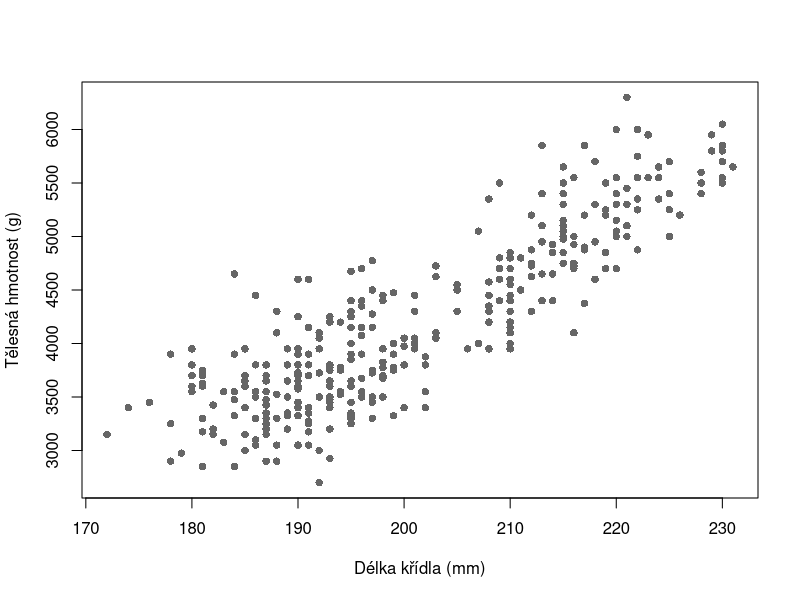
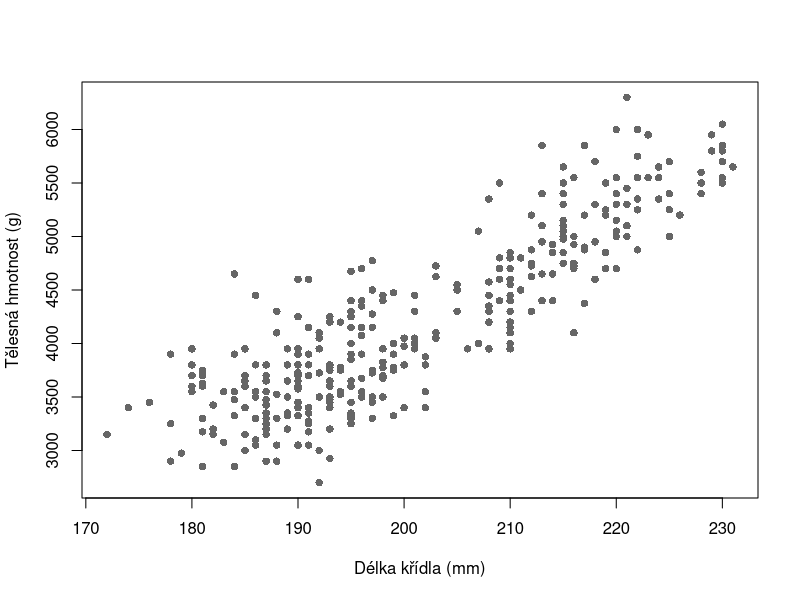

Generate these figures, in order, with R:
#----------------------------------------------------------#
#
#               L00 — První kroky v R a RStudiu
#
#                 Praktické cvičení v R
#
#             Studenti biologie a ekologie
#
#                       O. Mottl
#                         2026
#
#----------------------------------------------------------#


#----------------------------------------------------------#
# Příprava -----
#----------------------------------------------------------#

#--------------------------------------------------#
## Jak se skriptem pracovat -----
#--------------------------------------------------#

# R je program, který provádí příkazy a počítá výsledky. RStudio je
# aplikace, ve které píšeme kód, posíláme jej do R a sledujeme výsledky.
#
# Na svůj počítač si stáhněte oba soubory:
# - skript cviceni.R:
#   https://cuni-natur-biostatistics.github.io/L00/current/code/cviceni.R
# - data palmer_penguins.csv:
#   https://cuni-natur-biostatistics.github.io/L00/current/data/palmer_penguins.csv
#
# Otevřete RStudio. Zvolte File → Open File… a otevřete stažený
# cviceni.R. Soubor se zobrazí v panelu Source v levé horní části
# okna. Source je textový editor pro kód, který chcete uchovat.
#
# Skript je textový soubor s uloženými pokyny pro R. Řádky začínající
# znakem # jsou komentáře; R je neprovádí. Ostatní řádky mohou
# obsahovat kód.
#
# 1. Postupujte shora dolů a nepřeskakujte neznámé kroky.
# 2. Kurzor umístěte na řádek kódu a spusťte jej pomocí Ctrl + Enter.
# 3. Skript ukládejte pomocí Ctrl + S.
# 4. Odpovědi nebo vlastní kód pište na vyznačená místa.
# 5. Nápovědy čtěte po jedné, až když je potřebujete.
# 6. Výsledek porovnejte s komentářem "Očekávaný výsledek".
#
# Úlohy navíc jsou dobrovolné a nepatří mezi hlavní úlohy.


#--------------------------------------------------#
## Výsledky učení a předpoklady -----
#--------------------------------------------------#

# Po dokončení hlavních úloh dokážete:
# - najít Source, Console, Environment, Files, Plots a Help;
# - vytvořit RStudio Project a uložit v něm upravený R skript;
# - použít R jako kalkulačku a bezpečně opravit neúplný příkaz;
# - uložit výsledek pod jménem a otevřít nápovědu k příkazu;
# - ručně nainstalovat doplněk a vybrat z něj konkrétní obsah;
# - načíst připravenou tabulku pomocí cesty uvnitř projektu;
# - vytvořit a uložit obrázek;
# - uloženým skriptem znovu vytvořit stejný výsledek.
#
# Nepotřebujete žádnou předchozí zkušenost s R ani programováním.
# Předpokládáme pouze běžnou práci se soubory, složkami a klávesnicí.


#--------------------------------------------------#
## Technická kontrola -----
#--------------------------------------------------#

# Console je panel, ve kterém R ukazuje výsledky a zprávy. Najděte
# v něm značku >. Ta znamená, že R čeká na příkaz. Umístěte kurzor
# na následující řádek ve Source a stiskněte Ctrl + Enter.
1 + 1

# Očekávaný výsledek: Console ukáže číslo 2 a novou značku >.


#----------------------------------------------------------#
# Hlavní úlohy -----
#----------------------------------------------------------#

#--------------------------------------------------#
## RStudio: mapa pracovního okna -----
#--------------------------------------------------#

#----------------------------------------#
### Úloha | L00-U01 -----
#----------------------------------------#

# Zadání: Ukažte místo pro uložený kód, odpověď R, pojmenované výsledky,
# které si R právě pamatuje, soubory, obrázky a nápovědu.

# Vaše odpověď:


# Očekávaný výsledek: Source obsahuje skript; Console příkazy,
# výsledky a zprávy; Environment to, co si R právě pamatuje;
# Files soubory; Plots obrázky a Help nápovědu.
# Nápověda 1: Rozlište text uložený na disku od dočasné paměti R.
# Nápověda 2: Source a Console jsou vlevo; Environment a záložky
# Files, Plots, Packages a Help jsou obvykle vpravo.
# Interpretace: Kde byste hledali kód týden po skončení práce?


#--------------------------------------------------#
## Console: rychlý výpočet a zpráva od R -----
#--------------------------------------------------#

# Console je přímé spojení s běžícím R. Značka > znamená, že R
# čeká na příkaz. Klikněte za ni, napište 2 + 3 a stiskněte Enter.


#----------------------------------------#
### Úloha | L00-U02 -----
#----------------------------------------#

# Zadání: Spusťte výpočet. Bez nového přepisování jej vraťte,
# změňte 3 na 8 a spusťte upravený příkaz.

# Vaše odpověď: Jaké dva výsledky Console ukázala?


# Očekávaný výsledek: Nejprve 5 a po úpravě 10.
# Nápověda 1: Console uchovává historii dříve zadaných příkazů.
# Nápověda 2: Enter příkaz spustí; šipka nahoru vrátí minulý příkaz.
# Interpretace: Který panel ukázal příkaz a jeho okamžitý výsledek?


# Neúplný příkaz, který si vyzkoušíte v Console:
# (2 + 3


#----------------------------------------#
### Úloha | L00-U03 -----
#----------------------------------------#

# Zadání: Napište neúplný výraz do Console. Dostaňte Console bezpečně
# zpět ke značce > a spusťte opravený výraz.

# Vaše odpověď: Co nyní vidíte úplně vlevo v Console?


# Očekávaný výsledek: Opravený výraz vrátí 5 a Console znovu ukáže >.
# Nápověda 1: Značka + na začátku řádku zde neznamená sčítání;
# R čeká, protože některý znak nemá odpovídající zakončení.
# Nápověda 2: Esc čekání zruší; výrazu chybí pravá kulatá závorka.
# Interpretace: Proč neúplný příkaz nepatří do uloženého skriptu?


#--------------------------------------------------#
## Source: uložený text a spuštěný příkaz -----
#--------------------------------------------------#

# Source je textový editor. Řádek níže zůstává ve skriptu, ale R jej
# provede pouze tehdy, když jej odešlete pomocí Ctrl + Enter.

# Ověříme cestu příkazu ze Source do Console.
2 + 3


#----------------------------------------#
### Úloha | L00-U04 -----
#----------------------------------------#

# Zadání: Přidejte nad výpočet vlastní komentář. Stiskněte Ctrl + S,
# sledujte Console, potom spusťte výpočet pomocí Ctrl + Enter.

# Vaše odpověď: Co udělalo Ctrl + S a co udělalo Ctrl + Enter?


# Očekávaný výsledek: Ctrl + S uložilo text bez nového výpočtu;
# Ctrl + Enter odeslalo řádek do Console a R vrátilo 5.
# Nápověda 1: Uložení mění soubor; spuštění mění stav běžícího R.
# Nápověda 2: Ctrl + S ukládá, Ctrl + Enter spouští aktuální řádek.
# Interpretace: Která činnost uchová postup pro příští týden?


#--------------------------------------------------#
## Projekt: jedna hlavní složka práce -----
#--------------------------------------------------#

# Project v RStudiu je běžná hlavní složka pro jednu práci doplněná
# souborem s koncovkou .Rproj. Tento soubor pomáhá RStudiu znovu
# otevřít správnou složku; samotný kód a data zůstávají v samostatných
# souborech uvnitř této složky.
#
# Soubor CSV je textový soubor s tabulkou a koncovkou .csv.


#----------------------------------------#
### Úloha | L00-U05 -----
#----------------------------------------#

# Zadání: Zvolte File → New Project… → New Directory → New Project.
# Nový projekt pojmenujte prvni-kroky-r. V něm vytvořte složky data
# a vystupy. Pokud se skript zavřel, otevřete cviceni.R přes
# File → Open File… Potom zvolte File → Save As… a uložte pracovní
# kopii jako prvni_kroky.R přímo do hlavní složky projektu. Soubor
# palmer_penguins.csv zkopírujte do složky data. Strukturu ověřte
# v panelu Files.

# Vaše odpověď: Jaký název projektu vidíte vpravo nahoře?


# Očekávaný výsledek: Hlavní složka obsahuje soubor .Rproj,
# prvni_kroky.R, data/palmer_penguins.csv a prázdnou složku vystupy.
# Soubor .Rproj pomáhá otevřít projekt; kód a data jsou v ostatních
# souborech.
# Nápověda 1: Všechny související soubory patří do jedné hlavní složky.
# Nápověda 2: New Folder vytvoří data a vystupy; Save As… uloží
# prvni_kroky.R přímo vedle souboru .Rproj.
# Interpretace: Jakou úlohu má soubor .Rproj a kde zůstávají data a kód?


#--------------------------------------------------#
## Objekt: pojmenovaný výsledek v paměti R -----
#--------------------------------------------------#

# Pojmenovanému výsledku v pracovní paměti R říkáme objekt.
# Před spuštěním dalšího řádku zkontrolujte Environment.
# Uložíme délku lekce v minutách.
delka_lekce_min <- 90

# Samostatné jméno objektu vypíše jeho hodnotu.
delka_lekce_min


#----------------------------------------#
### Úloha | L00-U06 -----
#----------------------------------------#

# Zadání: Změňte ve skriptu 90 na 80, ale řádek zatím nespouštějte.
# Předpovězte hodnotu v Environment, potom řádek spusťte.

# Vaše odpověď: Kdy se hodnota objektu skutečně změnila?


# Očekávaný výsledek: Před spuštěním zůstala stará hodnota;
# po Ctrl + Enter ukazuje Environment hodnotu 80.
# Nápověda 1: Text ve Source není totéž co objekt v paměti R.
# Nápověda 2: Přiřazení používá <- a projeví se až po Ctrl + Enter.
# Interpretace: Co najdete na disku — objekt, nebo uložený příkaz?


#--------------------------------------------------#
## Funkce: nástroj se vstupy a nastavením -----
#--------------------------------------------------#

# Funkce round() zaokrouhlí číslo. Vstupy a nastavení uvnitř závorek
# se nazývají argumenty. x je číslo a digits počet desetinných míst.
round(
  x = 3.14159,
  digits = 2
)

# Nápovědu otevře následující příkaz. Odstraňte znak # na začátku
# řádku a potom jej spusťte.
# ?round


#----------------------------------------#
### Úloha | L00-U07 -----
#----------------------------------------#

# Zadání: Změňte digits na 3, spusťte funkci a otevřete ?round.
# V Help najděte oddíly Usage a Arguments.

# Vaše odpověď: Jaký výsledek dostanete a co podle Help řídí digits?


# Očekávaný výsledek: R vrátí 3.142; digits určuje počet číslic
# za desetinnou čárkou v tomto použití round().
# Nápověda 1: Hodnoty uvnitř závorek ovlivňují práci funkce.
# Nápověda 2: Nastavte digits = 3 a na samostatném řádku spusťte ?round.
# Interpretace: Proč jsou pojmenované argumenty čitelnější než samotná čísla?


#--------------------------------------------------#
## Balíček: ruční instalace a konkrétní obsah -----
#--------------------------------------------------#

# Balíček je nainstalovaný doplněk pro R. Tabulka uspořádává data
# do řádků a sloupců. Následující dva příkazy patří do Console
# a ve skriptu zůstávají zakomentované.
#
# Ruční instalace, kterou obvykle provedeme pouze jednou:
# install.packages(pkgs = "palmerpenguins")
#
# Funkce names() ukáže jména sloupců tabulky z balíčku:
# names(x = palmerpenguins::penguins)
#
# Pokud instalace do pěti minut neskončí, pokus ukončete a přejděte
# k úloze L00-U09.


#----------------------------------------#
### Úloha | L00-U08 -----
#----------------------------------------#

# Zadání: Do Console postupně zkopírujte a spusťte oba příkazy výše.
# Pokud instalace neuspěje, pokračujte po pěti minutách úlohou L00-U09.

# Vaše odpověď: Co odděluje jméno balíčku od objektu penguins?


# Očekávaný výsledek: Při úspěchu names() vypíše názvy sloupců;
# dvojitá dvojtečka :: vybírá objekt penguins z balíčku palmerpenguins.
# Nápověda 1: Instalace mění dostupné doplňky, použití vybírá jejich obsah.
# Nápověda 2: install.packages() instaluje; zápis balíček::objekt vybírá.
# Interpretace: Který příkaz balíček instaluje a který používá jeho obsah?


#--------------------------------------------------#
## CSV: data ve složce projektu -----
#--------------------------------------------------#

# Každý řádek CSV představuje jednoho tučňáka. Sloupce obsahují druh,
# délku křídla v milimetrech a tělesnou hmotnost v gramech.
# Cesta začíná v hlavní složce otevřeného projektu.

# Načteme CSV ze složky data.
data_tucnaci <-
  read.csv(
    file = "data/palmer_penguins.csv"
  )


#----------------------------------------#
### Úloha | L00-U09 -----
#----------------------------------------#

# Zadání: Spusťte blok read.csv() a najděte data_tucnaci v Environment.

# Vaše odpověď: Které dvě části cesty odděluje znak /?


# Očekávaný výsledek: Environment obsahuje data_tucnaci s 342 řádky
# a 3 sloupci; cesta vede do složky data a k souboru CSV.
# Nápověda 1: Cestu čtěte od hlavní složky otevřeného projektu.
# Nápověda 2: Funkce je read.csv() a cesta patří do argumentu file.
# Interpretace: Proč ve skriptu nepoužíváme adresu konkrétního uživatele?


#--------------------------------------------------#
## Kontrola: otevřeli jsme správnou tabulku? -----
#--------------------------------------------------#

# Zobrazíme prvních šest řádků.
head(
  x = data_tucnaci,
  n = 6
)

# Zobrazíme jména sloupců a počet řádků.
names(x = data_tucnaci)
nrow(x = data_tucnaci)


#----------------------------------------#
### Úloha | L00-U10 -----
#----------------------------------------#

# Zadání: Zkontrolujte první řádek, tři jména sloupců a počet řádků.
# Vysvětlete, co biologicky představuje jeden řádek.

# Vaše odpověď:


# Očekávaný výsledek: První řádek je Adelie, 181 mm a 3750 g;
# sloupce jsou species, flipper_length_mm a body_mass_g; řádků je 342;
# jeden řádek představuje jednoho zaznamenaného tučňáka.
# Nápověda 1: Ověřujeme obsah, jména i velikost tabulky.
# Nápověda 2: Použijte výstupy head(), names() a nrow().
# Interpretace: Proč úspěšný read.csv() sám nepotvrzuje správný soubor?


#--------------------------------------------------#
## Obrázek: jeden řádek vytvoří jeden bod -----
#--------------------------------------------------#

# Znak $ vybírá pojmenovaný sloupec tabulky. Funkce plot() použije
# délku křídla vodorovně a tělesnou hmotnost svisle.
plot(
  x = data_tucnaci$flipper_length_mm,
  y = data_tucnaci$body_mass_g,
  xlab = "Délka křídla (mm)",
  ylab = "Tělesná hmotnost (g)",
  pch = 16,
  col = "grey40"
)


#----------------------------------------#
### Úloha | L00-U11 -----
#----------------------------------------#

# Zadání: Spusťte plot(). Najděte přibližnou polohu
# prvního tučňáka s hodnotami 181 mm a 3750 g.

# Vaše odpověď: Které měření je na vodorovné a které na svislé ose?


# Očekávaný výsledek: Vodorovně je délka křídla, svisle hmotnost;
# první bod leží přibližně na souřadnicích 181 a 3750.
# Nápověda 1: Jeden řádek dodává bodu dvě souřadnice.
# Nápověda 2: Argument x určuje vodorovnou a y svislou osu.
# Interpretace: Co představuje jeden bod? Vztah zatím nevykládejte.


#--------------------------------------------------#
## Soubor: obrázek uložený mimo Plots -----
#--------------------------------------------------#

# png() otevře cílový soubor, plot() do něj kreslí a dev.off()
# soubor dokončí. Složka vystupy už musí v projektu existovat.
png(
  filename = "vystupy/tucnaci.png"
)

plot(
  x = data_tucnaci$flipper_length_mm,
  y = data_tucnaci$body_mass_g,
  xlab = "Délka křídla (mm)",
  ylab = "Tělesná hmotnost (g)",
  pch = 16,
  col = "grey40"
)

dev.off()


#----------------------------------------#
### Úloha | L00-U12 -----
#----------------------------------------#

# Zadání: Umístěte kurzor postupně do příkazů png(), plot()
# a dev.off() a každý spusťte pomocí Ctrl + Enter. Potom v panelu
# Files otevřete složku vystupy a najděte tucnaci.png.

# Vaše odpověď: Kde vidíte zobrazený graf a kde uložený soubor?


# Očekávaný výsledek: Plots ukazuje graf; Files ukazuje soubor
# vystupy/tucnaci.png, který lze otevřít mimo RStudio.
# Nápověda 1: Zobrazení v pracovním okně není totéž co soubor na disku.
# Nápověda 2: png() otevře soubor a dev.off() jej musí dokončit.
# Interpretace: Která verze zůstane dostupná po zavření RStudia?


#----------------------------------------------------------#
# Závěrečná úloha -----
#----------------------------------------------------------#

#--------------------------------------------------#
## Restart R a spuštění celého skriptu -----
#--------------------------------------------------#

# Restart R ukončí právě běžící R uvnitř RStudia a spustí čistý běh.
# RStudio, projekt, skript, CSV a PNG zůstávají otevřené nebo na disku;
# objekty v Environment se vyčistí.
# Tlačítko Source v pravém horním rohu panelu Source spustí celý
# skript od prvního řádku. Ctrl + Enter naproti tomu spouští pouze
# příkaz, na kterém je umístěný kurzor.


#----------------------------------------#
### Úloha | L00-U13 -----
#----------------------------------------#

# Zadání: Uložte skript. Předpovězte stav čtyř položek níže. Zvolte
# Session → Restart R a spusťte celý skript tlačítkem Source.
#
# Předpověď: Zůstane, nebo zmizí?
# - prvni_kroky.R:
# - data/palmer_penguins.csv:
# - vystupy/tucnaci.png:
# - objekty v Environment:

# Vaše odpověď:
# Po restartu a spuštění skriptu porovnejte stav s předpovědí.


# Očekávaný výsledek: Soubory zůstaly; Environment se při restartu
# vyčistil; celý skript znovu vytvořil objekty, graf a PNG bez ručního
# doplňování příkazů do Console.
# Nápověda 1: Oddělte pracovní paměť běžícího R od souborů na disku.
# Nápověda 2: Ctrl + S uloží skript; Session → Restart R vyčistí
# Environment; tlačítko Source spustí soubor od začátku.
# Interpretace: Co musíte poslat spolužákovi, aby výsledek obnovil?


#----------------------------------------------------------#
# Úlohy navíc -----
#----------------------------------------------------------#

# Tyto úlohy slouží rychlejším skupinám a pozdějšímu procvičení.
# Jejich nedokončení neznamená, že hlavní úlohy nejsou hotové.


#--------------------------------------------------#
## Příkazy, funkce a kontrola dat -----
#--------------------------------------------------#

#----------------------------------------#
### Úloha navíc | L00-N01 -----
#----------------------------------------#

# Zadání: Sečtěte 8 + 2 a tento součet vynásobte třemi.

# Vaše řešení:


# Očekávaný výsledek: Jedno číslo, 30.
# Nápověda 1: R bez závorek násobí před sčítáním.
# Nápověda 2: Součet uzavřete do závorek a použijte znak *.
# Interpretace: Jaký výsledek by vznikl bez závorek?


#----------------------------------------#
### Úloha navíc | L00-N02 -----
#----------------------------------------#

# Zadání: Zaokrouhlete číslo 2.71828 na jedno desetinné místo.

# Vaše řešení:


# Očekávaný výsledek: 2.7.
# Nápověda 1: Jeden argument obsahuje číslo a druhý nastavení přesnosti.
# Nápověda 2: V round() nastavte x = 2.71828 a digits = 1.
# Interpretace: Který argument jste změnili proti společné ukázce?


#----------------------------------------#
### Úloha navíc | L00-N03 -----
#----------------------------------------#

# Zadání: Zobrazte poslední tři řádky tabulky.

# Vaše řešení:


# Očekávaný výsledek: Tři řádky tučňáků druhu Chinstrap;
# poslední řádek obsahuje 198 mm a 3775 g.
# Nápověda 1: Potřebujete obdobu head(), která pracuje s koncem tabulky.
# Nápověda 2: Použijte tail() a nastavte n = 3.
# Interpretace: Změnil se počet řádků původní tabulky?


#--------------------------------------------------#
## Obrázek, soubor a hledání chyby -----
#--------------------------------------------------#

#----------------------------------------#
### Úloha navíc | L00-N04 -----
#----------------------------------------#

# Zadání: Vytvořte graf s modrými body a vlastním hlavním titulkem.

# Vaše řešení:


# Očekávaný výsledek: Plots ukáže stejných 342 bodů modře
# a nad grafem bude váš titulek.
# Nápověda 1: Neměňte objekty předané do x a y.
# Nápověda 2: V plot() změňte col a přidejte pojmenovaný argument main.
# Interpretace: Co určují data a co jste zvolili vy?


#----------------------------------------#
### Úloha navíc | L00-N05 -----
#----------------------------------------#

# Zadání: Uložte upravený graf jako vystupy/tucnaci_modry.png.

# Vaše řešení:


# Očekávaný výsledek: Files ukazuje tucnaci.png i tucnaci_modry.png.
# Nápověda 1: Nový soubor potřebuje jiné jméno v téže složce.
# Nápověda 2: Změňte filename v png(), vložte upravený plot()
# a blok zakončete dev.off().
# Interpretace: Který řádek rozhodl, že původní PNG zůstal zachovaný?


# Záměrně chybný příkaz zůstává zakomentovaný:
# plot(x = data_tucnak$flipper_length_mm,
#      y = data_tucnak$body_mass_g)


#----------------------------------------#
### Úloha navíc | L00-N06 -----
#----------------------------------------#

# Zadání: Najděte překlep, napište opravený příkaz a spusťte jej.

# Vaše řešení:


# Očekávaný výsledek: Příkaz používá existující data_tucnaci
# a vytvoří bodový graf bez chyby "object not found".
# Nápověda 1: Porovnejte jméno v příkazu se jmény v Environment.
# Nápověda 2: Chybí poslední písmeno i ve jménu data_tucnaci.
# Interpretace: Proč je přesné jméno objektu součástí postupu?


#----------------------------------------------------------#
# Shrnutí a sebekontrola -----
#----------------------------------------------------------#

# Hlavní úlohy jste dokončili, pokud dokážete ukázat:
# - pracovní skript v Source a jeho řádek spuštěný v Console;
# - data_tucnaci v Environment;
# - palmer_penguins.csv ve Files;
# - bodový graf v Plots;
# - tucnaci.png ve složce vystupy.
#
# Vlastními slovy vysvětlete:
# 1. Jaký je rozdíl mezi R a RStudiem?
# 2. Jaký je rozdíl mezi Source a Console?
# 3. Jaký je rozdíl mezi Ctrl + S a Ctrl + Enter?
# 4. Co ukazuje Environment a co Files?
# 5. Jak se cesta data/palmer_penguins.csv vztahuje k projektu?
# 6. Co se při restartu R vyčistí a co zůstane?
# 7. Proč spolužák potřebuje skript i vstupní data, ne pouze PNG?
#
# Pokud některou odpověď ještě neumíte vysvětlit, vraťte se
# k příslušné úloze nebo využijte jednu z úloh navíc.
